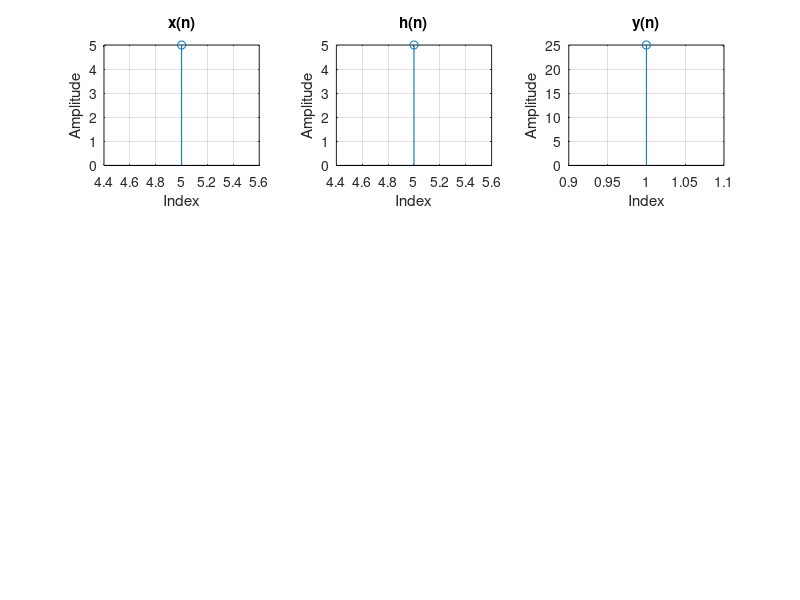

The MATLAB script that drew this image:
%circular convolution using concentric circle method

clc;
clear all;
close all;
x = input('Enter the x: ');
x_ind = input('enter the index of x: ');
h = input('Enter the elements of h: ');
h_ind = input('enter the index of h: ');
x_len = length(x);
h_len = length(h);
N = max(x_len,h_len);
x_new = [x,zeros(1,N-x_len)];
h_new = [h,zeros(1,N-h_len)];
y_ind = 1:N;
y =zeros(1,N);

for n = 1:N
    for k = 1:N
        y(n) =y(n)+x(k)*h(mod(n-k,N)+1);
    end
end
disp(y);
%To plot it
figure;
subplot(3,3,1);
stem(x_ind,x);
title('x(n)');
xlabel('Index');
ylabel('Amplitude');
grid;
subplot(3,3,2);
stem(h_ind,h);
title('h(n)');
xlabel('Index');
ylabel('Amplitude');
grid;
subplot(3,3,3);
stem(y_ind,y);
title('y(n)');
xlabel('Index');
ylabel('Amplitude');
grid;